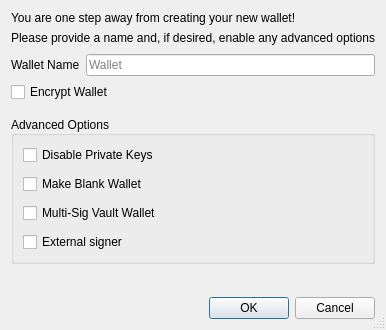
<?xml version="1.0" encoding="UTF-8"?>
<ui version="4.0">
 <class>CreateWalletDialog</class>
 <widget class="QDialog" name="CreateWalletDialog">
  <property name="geometry">
   <rect>
    <x>0</x>
    <y>0</y>
    <width>371</width>
    <height>330</height>
   </rect>
  </property>
  <property name="windowTitle">
   <string>Create Wallet</string>
  </property>
  <property name="sizeGripEnabled">
   <bool>true</bool>
  </property>
  <layout class="QVBoxLayout" name="verticalLayout">
   <item>
    <widget class="QLabel" name="label_description">
     <property name="sizePolicy">
      <sizepolicy hsizetype="Preferred" vsizetype="Preferred">
       <horstretch>0</horstretch>
       <verstretch>0</verstretch>
      </sizepolicy>
     </property>
     <property name="text">
      <string>You are one step away from creating your new wallet!</string>
     </property>
     <property name="alignment">
      <set>Qt::AlignLeading|Qt::AlignLeft|Qt::AlignVCenter</set>
     </property>
     <property name="wordWrap">
      <bool>false</bool>
     </property>
    </widget>
   </item>
   <item>
    <widget class="QLabel" name="label_subdescription">
     <property name="text">
      <string>Please provide a name and, if desired, enable any advanced options</string>
     </property>
    </widget>
   </item>
   <item>
    <spacer name="verticalSpacer">
     <property name="orientation">
      <enum>Qt::Vertical</enum>
     </property>
     <property name="sizeType">
      <enum>QSizePolicy::Fixed</enum>
     </property>
     <property name="sizeHint" stdset="0">
      <size>
       <width>20</width>
       <height>3</height>
      </size>
     </property>
    </spacer>
   </item>
   <item>
    <layout class="QHBoxLayout" name="horizontalLayout">
     <item>
      <widget class="QLabel" name="wallet_name_label">
       <property name="text">
        <string>Wallet Name</string>
       </property>
      </widget>
     </item>
     <item>
      <widget class="QLineEdit" name="wallet_name_line_edit">
       <property name="minimumSize">
        <size>
         <width>262</width>
         <height>0</height>
        </size>
       </property>
       <property name="placeholderText">
        <string>Wallet</string>
       </property>
      </widget>
     </item>
    </layout>
   </item>
   <item>
    <widget class="QCheckBox" name="encrypt_wallet_checkbox">
     <property name="toolTip">
      <string>Encrypt the wallet. The wallet will be encrypted with a passphrase of your choice.</string>
     </property>
     <property name="text">
      <string>Encrypt Wallet</string>
     </property>
     <property name="checked">
      <bool>false</bool>
     </property>
    </widget>
   </item>
   <item>
    <spacer name="verticalSpacer_1">
     <property name="orientation">
      <enum>Qt::Vertical</enum>
     </property>
     <property name="sizeType">
      <enum>QSizePolicy::Fixed</enum>
     </property>
     <property name="sizeHint" stdset="0">
      <size>
       <width>20</width>
       <height>8</height>
      </size>
     </property>
    </spacer>
   </item>
   <item>
    <widget class="QGroupBox" name="groupBox">
     <property name="title">
      <string>Advanced Options</string>
     </property>
     <property name="alignment">
      <set>Qt::AlignLeading|Qt::AlignLeft|Qt::AlignVCenter</set>
     </property>
     <property name="flat">
      <bool>false</bool>
     </property>
     <property name="checkable">
      <bool>false</bool>
     </property>
     <layout class="QVBoxLayout" name="verticalLayout_groupbox">
      <property name="spacing">
       <number>9</number>
      </property>
      <item>
       <widget class="QCheckBox" name="disable_privkeys_checkbox">
        <property name="enabled">
         <bool>true</bool>
        </property>
        <property name="toolTip">
         <string>Disable private keys for this wallet. Wallets with private keys disabled will have no private keys and cannot have an HD seed or imported private keys. This is ideal for watch-only wallets.</string>
        </property>
        <property name="text">
         <string>Disable Private Keys</string>
        </property>
       </widget>
      </item>
      <item>
       <widget class="QCheckBox" name="blank_wallet_checkbox">
        <property name="toolTip">
         <string>Make a blank wallet. Blank wallets do not initially have private keys or scripts. Private keys and addresses can be imported, or an HD seed can be set, at a later time.</string>
        </property>
        <property name="text">
         <string>Make Blank Wallet</string>
        </property>
       </widget>
      </item>
      <item>
       <widget class="QCheckBox" name="multisig_vault_wallet_checkbox">
        <property name="toolTip">
         <string>Create this as a VoidCoin P2QR Multi-Sig Vault wallet. After wallet creation, the vault setup flow will help create a threshold multisig policy.</string>
        </property>
        <property name="text">
         <string>Multi-Sig Vault Wallet</string>
        </property>
       </widget>
      </item>
      <item>
       <widget class="QCheckBox" name="external_signer_checkbox">
        <property name="toolTip">
         <string>Use an external signing device such as a hardware wallet. Configure the external signer script in wallet preferences first.</string>
        </property>
        <property name="text">
         <string>External signer</string>
        </property>
       </widget>
      </item>
     </layout>
    </widget>
   </item>
   <item>
    <spacer name="verticalSpacer_2">
     <property name="orientation">
      <enum>Qt::Vertical</enum>
     </property>
     <property name="sizeHint" stdset="0">
      <size>
       <width>20</width>
       <height>0</height>
      </size>
     </property>
    </spacer>
   </item>
   <item>
    <widget class="QDialogButtonBox" name="buttonBox">
     <property name="orientation">
      <enum>Qt::Horizontal</enum>
     </property>
     <property name="standardButtons">
      <set>QDialogButtonBox::Cancel|QDialogButtonBox::Ok</set>
     </property>
    </widget>
   </item>
  </layout>
 </widget>
 <tabstops>
  <tabstop>wallet_name_line_edit</tabstop>
  <tabstop>encrypt_wallet_checkbox</tabstop>
  <tabstop>disable_privkeys_checkbox</tabstop>
  <tabstop>blank_wallet_checkbox</tabstop>
  <tabstop>multisig_vault_wallet_checkbox</tabstop>
  <tabstop>external_signer_checkbox</tabstop>
 </tabstops>
 <resources/>
 <connections>
  <connection>
   <sender>buttonBox</sender>
   <signal>accepted()</signal>
   <receiver>CreateWalletDialog</receiver>
   <slot>accept()</slot>
   <hints>
    <hint type="sourcelabel">
     <x>248</x>
     <y>254</y>
    </hint>
    <hint type="destinationlabel">
     <x>157</x>
     <y>274</y>
    </hint>
   </hints>
  </connection>
  <connection>
   <sender>buttonBox</sender>
   <signal>rejected()</signal>
   <receiver>CreateWalletDialog</receiver>
   <slot>reject()</slot>
   <hints>
    <hint type="sourcelabel">
     <x>316</x>
     <y>260</y>
    </hint>
    <hint type="destinationlabel">
     <x>286</x>
     <y>274</y>
    </hint>
   </hints>
  </connection>
 </connections>
</ui>
